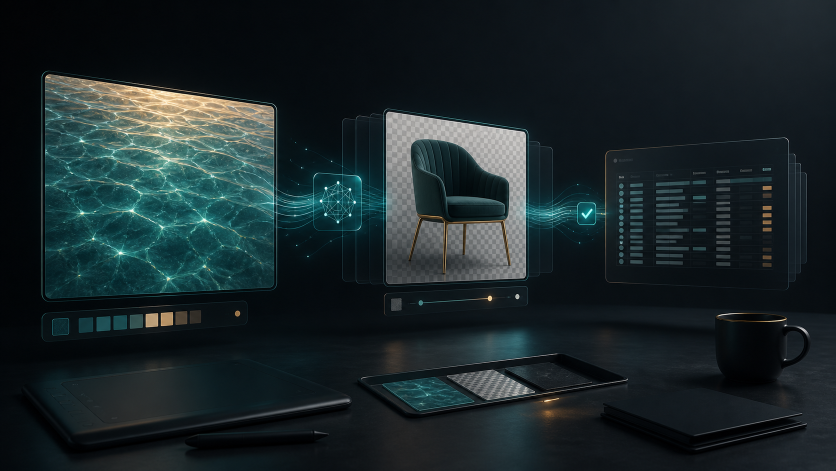
#> input picture assets/imagegen-workflow-hero.png, 1672 x 941 px (shown at 1/2 size)
$ python -i chroma_key.py   (imports and definitions only)
#> lines starting #> are read from the running program, lines starting #| are printed output that depends on the picture; after the words box and inside, x2 and y2 are one past the last pixel; in counts of white or black regions, pixels touching at a corner belong together
from __future__ import annotations

import argparse
from pathlib import Path
import re
import sys

import numpy as np


Color = tuple[int, int, int]
DESCRIPTION = "Remove a flat chroma-key background and write an alpha image."


def die(message: str) -> None:
    print(f"Error: {message}", file=sys.stderr)
    raise SystemExit(1)


def load_pillow():
    try:
        from PIL import Image, ImageFilter
    except ImportError:
        die("Pillow is required. Install dependencies with `python3 -m pip install -r requirements.txt`.")
    return Image, ImageFilter


def parse_color(value: str) -> Color:
    match = re.fullmatch(r"#?([0-9a-fA-F]{6})", value.strip())
    if not match:
        die("--key-color must be a hex RGB value such as #00ff00.")
    raw = match.group(1)
    return int(raw[0:2], 16), int(raw[2:4], 16), int(raw[4:6], 16)


def smoothstep(values):
    clipped = np.clip(values, 0.0, 1.0)
    return clipped * clipped * (3.0 - 2.0 * clipped)


def sample_key(data, mode: str, fallback: Color) -> Color:
    if mode == "none":
        return fallback
    if mode == "corners":
        height, width = data.shape[:2]
        samples = np.array(
            [
                data[0, 0, :3],
                data[0, width - 1, :3],
                data[height - 1, 0, :3],
                data[height - 1, width - 1, :3],
            ],
            dtype=np.uint8,
        )
    else:
        rgb = data[:, :, :3]
        samples = np.concatenate([rgb[0, :, :], rgb[-1, :, :], rgb[:, 0, :], rgb[:, -1, :]], axis=0)
    red, green, blue = np.rint(np.median(samples.astype(np.int16), axis=0)).astype(np.uint8)
    return int(red), int(green), int(blue)


def spill_channels(key: Color) -> list[int]:
    key_max = max(key)
    if key_max < 128:
        return []
    return [index for index, value in enumerate(key) if value >= key_max - 16 and value >= 128]


def remove_background(args: argparse.Namespace) -> None:
    Image, ImageFilter = load_pillow()
    source = Path(args.input)
    output = Path(args.out)

    if not source.exists():
        die(f"Input image not found: {source}")
    if output.exists() and not args.force:
        die(f"Output already exists: {output}. Use --force to overwrite.")
    if output.suffix.lower() != ".png":
        die("--out must end in .png to preserve alpha.")
    if args.soft_matte and args.transparent_threshold >= args.opaque_threshold:
        die("--transparent-threshold must be lower than --opaque-threshold.")

    source_image = Image.open(source).convert("RGBA")
    data = np.array(source_image, dtype=np.uint8)
    rgb = data[:, :, :3].astype(np.int16)
    source_alpha = data[:, :, 3].astype(np.float32)
#> source_alpha: shape (941, 1672) float32; every value is 255
    key = sample_key(data, args.auto_key, parse_color(args.key_color))
#> in sample_key, rgb is the input picture: shape (941, 1672, 3); mean R, G, B 26.3, 38.3, 41
#> in sample_key, `red, green, blue = np.rint(np.median(samples.astype(np.int16), axis=0)..`: red = 13; green = 20; blue = 24
#> key = (13, 20, 24)
    key_array = np.array(key, dtype=np.int16)
#> key_array = [13, 20, 24]
    distance = np.max(np.abs(rgb - key_array), axis=2)
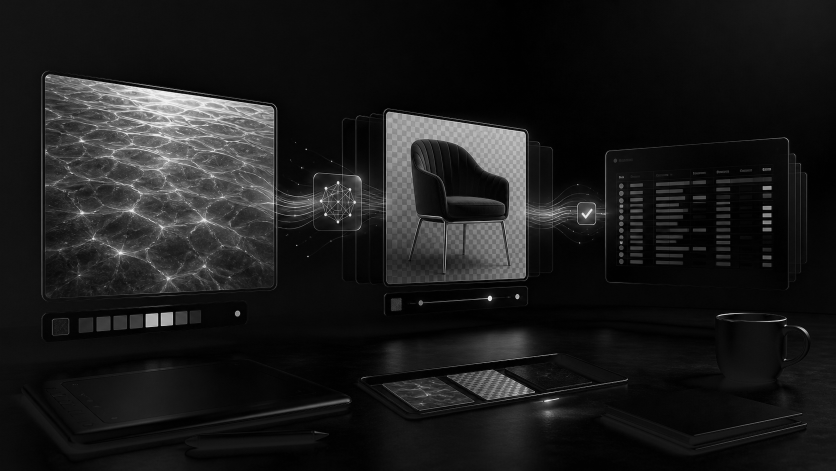
#> distance: shape (941, 1672) int16 (shown at 1/2 size); min 0, max 242, mean 26.6
    key_like = distance <= (args.opaque_threshold if args.soft_matte else args.tolerance)
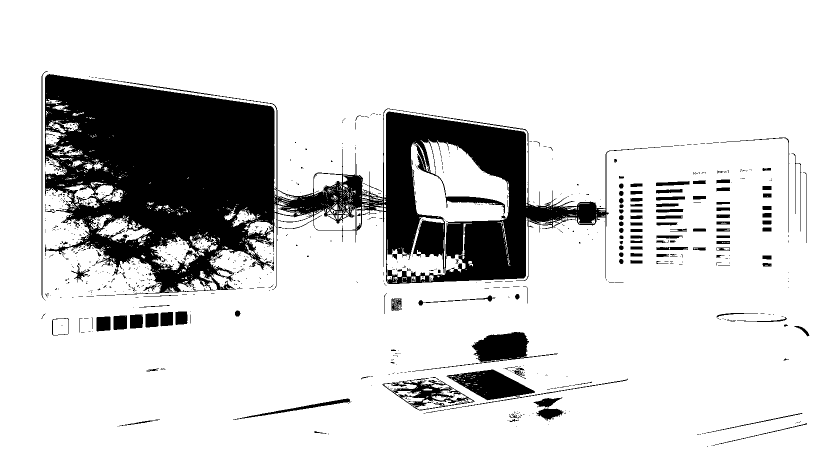
#> key_like: shape (941, 1672) bool (shown at 1/2 size); 84% white; 918 black regions (778 under 20 px), largest, box (x1, y1, x2, y2) and area: (90, 148, 1295, 590) 212054, (893, 739, 1070, 801) 5727, (824, 664, 1116, 743) 5428

    if args.soft_matte:
        ratio = (distance.astype(np.float32) - float(args.transparent_threshold)) / (
            float(args.opaque_threshold) - float(args.transparent_threshold)
        )
        matte = np.rint(255.0 * smoothstep(ratio)).astype(np.uint8)
    else:
        matte = np.where(distance <= args.tolerance, 0, 255).astype(np.uint8)

    next_alpha = np.rint(matte.astype(np.float32) * (source_alpha / 255.0)).astype(np.uint8)
    next_alpha[next_alpha <= 8] = 0
    image_data = data.copy()
    transparent_mask = key_like & (next_alpha == 0)
    partial_mask = key_like & (next_alpha > 0) & (next_alpha < 255)
#> partial_mask: shape (941, 1672) bool; every value is 0
    image_data[transparent_mask] = (0, 0, 0, 0)
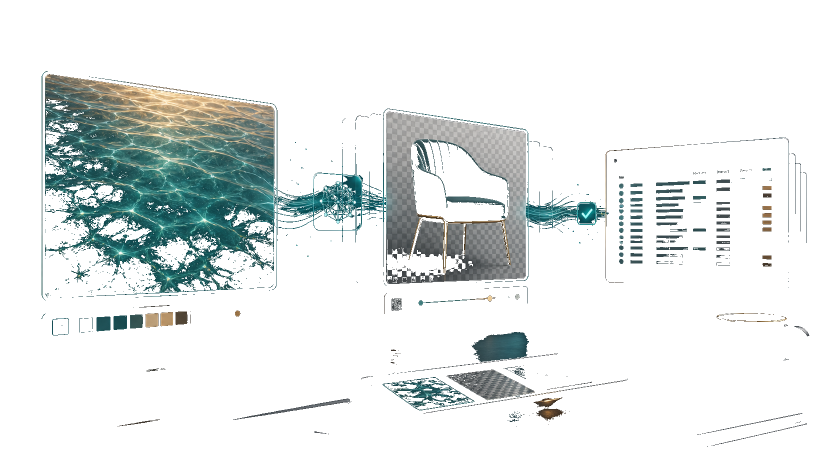
#> image_data: shape (941, 1672, 4) (shown at 1/2 size); mean R, G, B, A 14.3, 18.8, 18.2, 40.9; transparent parts drawn white
    image_data[partial_mask, 3] = next_alpha[partial_mask]

    if args.despill or args.spill_cleanup:
        spill = np.array(spill_channels(key), dtype=np.int64)
        if spill.size:
            keep = np.array([index for index in range(3) if index not in set(spill.tolist())])
            if keep.size:
                anchor = image_data[:, :, keep].max(axis=2).astype(np.int16)
                cap = np.maximum(0, anchor - 1)
                cleanup = key_like & (image_data[:, :, 3] < 252) & (image_data[:, :, 3] > 0)
                for channel in spill:
                    values = image_data[:, :, int(channel)].astype(np.int16)
                    values[cleanup] = np.minimum(values[cleanup], cap[cleanup])
                    image_data[:, :, int(channel)] = values.astype(np.uint8)

    transparent = int(np.count_nonzero(transparent_mask))
#> transparent = 1321093
    partial = int(np.count_nonzero(partial_mask))
#> partial = 0
    image = Image.fromarray(image_data)

    if args.edge_contract:
        alpha = image.getchannel("A")
        for _ in range(args.edge_contract):
            alpha = alpha.filter(ImageFilter.MinFilter(3))
        image.putalpha(alpha)

    if args.edge_feather:
        alpha = image.getchannel("A").filter(ImageFilter.GaussianBlur(args.edge_feather))
        image.putalpha(alpha)

    output.parent.mkdir(parents=True, exist_ok=True)
    image.save(output)
    print(f"Wrote {output}")
    print(f"Key color: #{key[0]:02x}{key[1]:02x}{key[2]:02x}")
#| Key color: #0d1418
    print(f"Transparent pixels: {transparent}")
#| Transparent pixels: 1321093
    print(f"Partially transparent pixels: {partial}")
#| Partially transparent pixels: 0


def build_parser() -> argparse.ArgumentParser:
    parser = argparse.ArgumentParser(description=DESCRIPTION)
    parser.add_argument("--input", required=True)
    parser.add_argument("--out", required=True)
    parser.add_argument("--key-color", default="#00ff00")
    parser.add_argument("--tolerance", type=int, default=48)
    parser.add_argument("--auto-key", choices=["none", "corners", "border"], default="border")
    parser.add_argument("--soft-matte", action="store_true")
    parser.add_argument("--transparent-threshold", type=int, default=12)
    parser.add_argument("--opaque-threshold", type=int, default=220)
    parser.add_argument("--edge-feather", type=float, default=0)
    parser.add_argument("--edge-contract", type=int, default=0)
    parser.add_argument("--spill-cleanup", action="store_true")
    parser.add_argument("--despill", action="store_true")
    parser.add_argument("--force", action="store_true")
    return parser


def main() -> None:
    args = build_parser().parse_args()
    remove_background(args)

>>> result = main()
